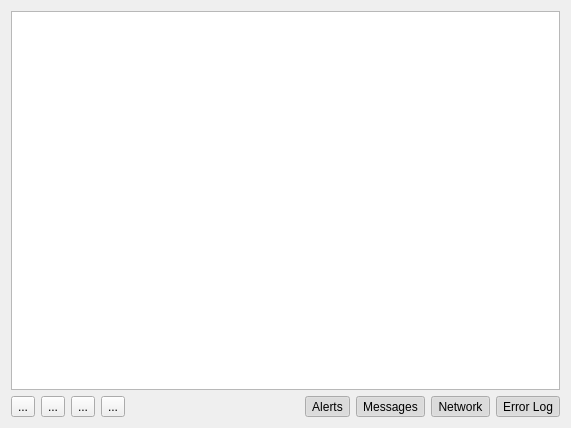
<?xml version="1.0" encoding="UTF-8"?>
<ui version="4.0">
 <class>LogViewerForm</class>
 <widget class="QWidget" name="LogViewerForm">
  <property name="geometry">
   <rect>
    <x>0</x>
    <y>0</y>
    <width>571</width>
    <height>428</height>
   </rect>
  </property>
  <property name="windowTitle">
   <string>LogViewer</string>
  </property>
  <layout class="QVBoxLayout" name="verticalLayout">
   <item>
    <widget class="QListView" name="logView"/>
   </item>
   <item>
    <layout class="QHBoxLayout" name="horizontalLayout_3">
     <item>
      <layout class="QHBoxLayout" name="horizontalLayout">
       <item>
        <widget class="QToolButton" name="firstBtn">
         <property name="text">
          <string>...</string>
         </property>
         <property name="icon">
          <iconset theme="arrow-left-double">
           <normaloff>.</normaloff>.</iconset>
         </property>
        </widget>
       </item>
       <item>
        <widget class="QToolButton" name="previousBtn">
         <property name="text">
          <string>...</string>
         </property>
         <property name="icon">
          <iconset theme="arrow-left">
           <normaloff>.</normaloff>.</iconset>
         </property>
        </widget>
       </item>
       <item>
        <widget class="QToolButton" name="nextBtn">
         <property name="text">
          <string>...</string>
         </property>
         <property name="icon">
          <iconset theme="arrow-right">
           <normaloff>.</normaloff>.</iconset>
         </property>
        </widget>
       </item>
       <item>
        <widget class="QToolButton" name="lastBtn">
         <property name="text">
          <string>...</string>
         </property>
         <property name="icon">
          <iconset theme="arrow-right-double">
           <normaloff>.</normaloff>.</iconset>
         </property>
        </widget>
       </item>
      </layout>
     </item>
     <item>
      <spacer name="horizontalSpacer">
       <property name="orientation">
        <enum>Qt::Horizontal</enum>
       </property>
       <property name="sizeHint" stdset="0">
        <size>
         <width>40</width>
         <height>20</height>
        </size>
       </property>
      </spacer>
     </item>
     <item>
      <layout class="QHBoxLayout" name="horizontalLayout_2">
       <item>
        <widget class="QToolButton" name="alertBtn">
         <property name="text">
          <string>Alerts</string>
         </property>
         <property name="checkable">
          <bool>true</bool>
         </property>
         <property name="checked">
          <bool>true</bool>
         </property>
        </widget>
       </item>
       <item>
        <widget class="QToolButton" name="messagesBtn">
         <property name="text">
          <string>Messages</string>
         </property>
         <property name="checkable">
          <bool>true</bool>
         </property>
         <property name="checked">
          <bool>true</bool>
         </property>
        </widget>
       </item>
       <item>
        <widget class="QToolButton" name="networkBtn">
         <property name="text">
          <string>Network</string>
         </property>
         <property name="checkable">
          <bool>true</bool>
         </property>
         <property name="checked">
          <bool>true</bool>
         </property>
        </widget>
       </item>
       <item>
        <widget class="QToolButton" name="errorBtn">
         <property name="text">
          <string>Error Log</string>
         </property>
         <property name="checkable">
          <bool>true</bool>
         </property>
         <property name="checked">
          <bool>true</bool>
         </property>
        </widget>
       </item>
      </layout>
     </item>
    </layout>
   </item>
  </layout>
 </widget>
 <resources/>
 <connections/>
</ui>
